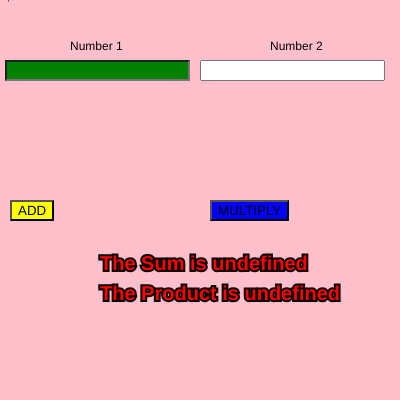
Frame 1 (no input)
Frame 60 (no input): identical to frame 1, image omitted
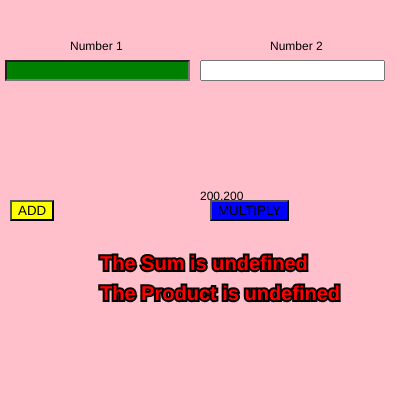
Frame 120 (the mouse pressed at the canvas centre since frame 60)

The p5.js sketch that drew these frames (run headless with seeded random() and noise() and a simulated clock; from frame 60 on, the mouse is pressed at the canvas centre):

// p5.js sketch
// ── sketch.js
var n1,n2;
var num1,num2;
var b1,b2,n_a,n_m;


function setup() {
  createCanvas(400, 400);
  num1= createInput();
  num1.position(5,60);
  num1.style("background-color","green");

  num2=createInput();
  num2.position(200,60)

 b1=createButton("ADD");
 b1.position(10,200);
 b1.mousePressed(add);
 b1.style("background-color","yellow");

 b2=createButton("MULTIPLY");
 b2.position(210,200);
 b2.mousePressed(multiply)
 b2.style("background-color","blue");



}

function draw() {
  background("pink");
 text("Number 1",70,50)
 text("Number 2",270,50)


  n1=parseInt(num1.value());
  n2=parseInt(num2.value());


push();
stroke("black");
strokeWeight(4)
fill("red");
textSize(20);
textStyle(BOLD);
text("The Sum is " + n_a ,100,270);
text("The Product is " + n_m ,100,300);
pop();
text(mouseX +","+ mouseY,mouseX,mouseY);

}
 function add(){
   n_a=n1+n2;
   console.log(n_a)
}
function multiply(){
  n_m=n1*n2;
  console.log(n_m)
}
// ── work.js

var n;

function setup(){
createCanvas(400,400);
num1=createInput();
num1.position(5,60);


num2=createInput();
num2.position(200,60);

b1=createButton("ADD");
b1.position(100,200);
b1.mousePressed(add);


}
function draw(){
background("pink");

text("Number1",5,50);
text("Number2",200,50);

n1= parseInt(num1.value());
n2=parseInt(num2.value());
text("sum" + n ,200,200)

}
function add(){
    n=n1+n2;
    console.log(n1+n2);
}
